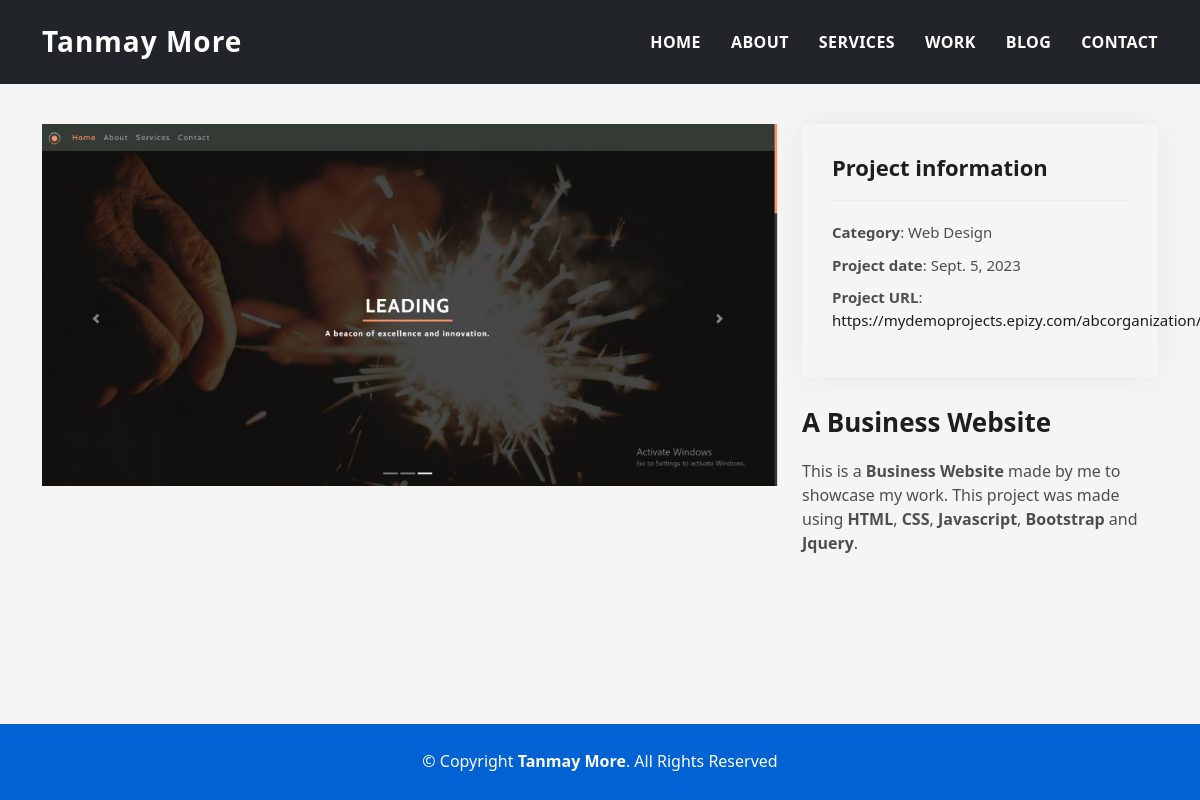
The app's page /project/3/ with its own data.
### projects/models.py (models this page shows, shortened)
class Project(models.Model):
    title = models.CharField(max_length=100)
    date = models.DateField()
    category = models.CharField(max_length=100)
    url = models.URLField(max_length=500)
    desc = models.CharField(max_length=1000)
    img = models.ImageField(upload_to="images/")

### website/views.py (the view)
# urls.py: path('project/<int:pk>/', views.ProjectDetailView.as_view(), name="project_detail"),
class ProjectDetailView(generic.DetailView):
    model = Project
    template_name = 'website/project_detail.html'
    context_object_name = 'project'

### website/templates/website/project_detail.html (shortened to what this page needs)
{% load static %}
{% load widget_tweaks %}
<!DOCTYPE html>
<html lang="en">
<head>
  <link href="{% static 'website/assets/vendor/bootstrap/css/bootstrap.min.css' %}" rel="stylesheet">
  <link href="{% static 'website/assets/vendor/bootstrap-icons/bootstrap-icons.css' %}" rel="stylesheet">
  <link href="{% static 'website/assets/vendor/glightbox/css/glightbox.min.css' %}" rel="stylesheet">
  <link href="{% static 'website/assets/vendor/swiper/swiper-bundle.min.css' %}" rel="stylesheet">
  <link href="{% static 'website/assets/css/style.css' %}" rel="stylesheet">
</head>
<body>
  <header id="header" class="sticky-top bg-dark d-block">
    <div class="container d-flex align-items-center justify-content-between">
      <h1 class="logo"><a href="{% url 'website:index' %}">Tanmay More</a></h1>
      <nav id="navbar" class="navbar">
        <ul>
          <li><a class="nav-link scrollto" href="{% url 'website:index' %}#hero">Home</a></li>
          <li><a class="nav-link scrollto" href="{% url 'website:index' %}#about">About</a></li>
          <li><a class="nav-link scrollto" href="{% url 'website:index' %}#services">Services</a></li>
          <li><a class="nav-link scrollto " href="{% url 'website:projects' %}">Work</a></li>
          <li><a class="nav-link scrollto " href="{% url 'website:blogs' %}">Blog</a></li>
          <li><a class="nav-link scrollto" href="{% url 'website:index' %}#contact">Contact</a></li>
        </ul>
      </nav>
    </div>
  </header>
<main id="main">
    <section id="portfolio-details" class="portfolio-details" style="min-height: 80vh;">
        <div class="container">
          <div class="row gy-4">
            <div class="col-lg-8">
              <div class="portfolio-details-slider swiper">
                <div class="swiper-wrapper align-items-center">
                  <div class="">
                    <img src="{{project.img.url}}" alt="">
                  </div>
                </div>
              </div>
            </div>
            <div class="col-lg-4">
              <div class="portfolio-info">
                <h3>Project information</h3>
                <ul>
                  <li><strong>Category</strong>: {{project.category}}</li>
                  <li><strong>Project date</strong>: {{project.date}}</li>
                  <li><strong>Project URL</strong>: <a href="{{project.url}}">{{project.url}}</a></li>
                </ul>
              </div>
              <div class="portfolio-description">
                <h2>{{project.title}}</h2>
                <p>
                    {{project.desc|safe}}
                </p>
              </div>
            </div>
          </div>
        </div>
      </section>
  </main>
<footer>
    <div class="container">
      <div class="row">
        <div class="col-sm-12">
          <div class="copyright-box">
            <p class="copyright">&copy; Copyright <strong>Tanmay More</strong>. All Rights Reserved</p>
          </div>
        </div>
      </div>
    </div>
  </footer>
</body>
</html>

### website/static/website/assets/css/style.css (style rules this page uses)
body { background-color: #f5f5f5; color: #4e4e4e; }
h1, h2, h3, h4, h5, h6 { color: #1e1e1e; }
a { color: #1e1e1e; text-decoration: none; transition: all 0.5s ease-in-out; }
#header { transition: all 0.5s; z-index: 997; padding: 20px 0; }
#header .logo { font-size: 28px; margin: 0; padding: 0; font-weight: 600; letter-spacing: 1px; }
#header .logo a { color: #fff; }
.navbar { padding: 0; }
.navbar ul { margin: 0; padding: 0; display: flex; list-style: none; align-items: center; }
.navbar li { position: relative; }
.navbar>ul>li { white-space: nowrap; padding: 10px 0 10px 30px; }
.navbar a, .navbar a:focus { display: flex; align-items: center; justify-content: space-between; color: #fff; font-size: 16px; font-weight: 600; padding: 0; white-space: nowrap; transition: 0.3s; letter-spacing: 0.4px; position: relative; text-transform: uppercase; }
.navbar>ul>li>a:before { content: ""; position: absolute; width: 100%; height: 2px; bottom: -6px; left: 0; width: 0; background-color: #fff; visibility: hidden; transition: all 0.3s ease-in-out 0s; }
.portfolio-details { padding-top: 40px; }
.portfolio-details .portfolio-details-slider img { width: 100%; }
.portfolio-details .portfolio-info { padding: 30px; box-shadow: 0px 0 30px rgba(78, 78, 78, 0.08); }
.portfolio-details .portfolio-info h3 { font-size: 22px; font-weight: 700; margin-bottom: 20px; padding-bottom: 20px; border-bottom: 1px solid #eee; }
.portfolio-details .portfolio-info ul { list-style: none; padding: 0; font-size: 15px; }
.portfolio-details .portfolio-info ul li+li { margin-top: 10px; }
.portfolio-details .portfolio-description { padding-top: 30px; }
.portfolio-details .portfolio-description h2 { font-size: 26px; font-weight: 700; margin-bottom: 20px; }
.portfolio-details .portfolio-description p { padding: 0; }
footer { text-align: center; color: #fff; padding: 25px 0; background: #0062d3; }
footer .copyright { margin-bottom: 0.3rem; }

### records on screen
Project: img (picture), category "Web Design", date "Sept. 5, 2023", url "https://mydemoprojects.epizy.com/abcorganization/", title "A Business Website", desc "This is a Business Website made by me to showcase my work. This project was made using HTML , CSS , Javascript , Bootstrap and Jquery ."
